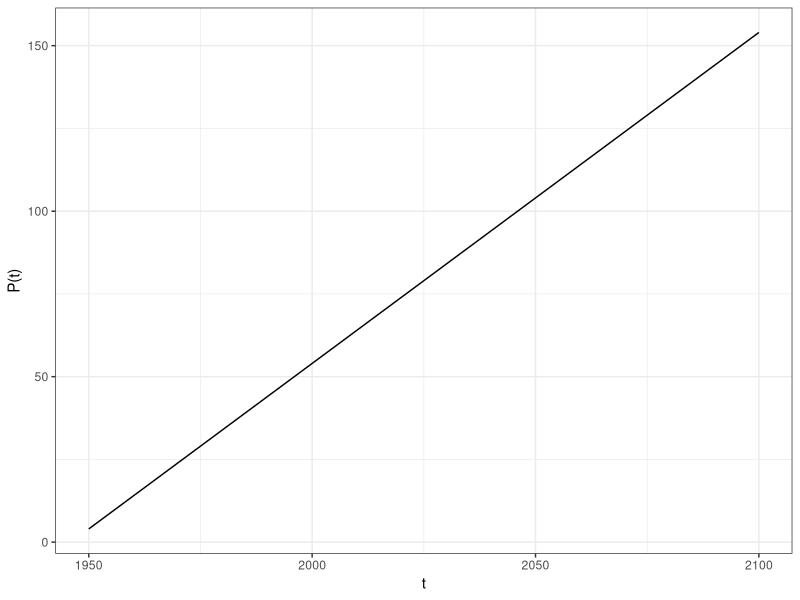
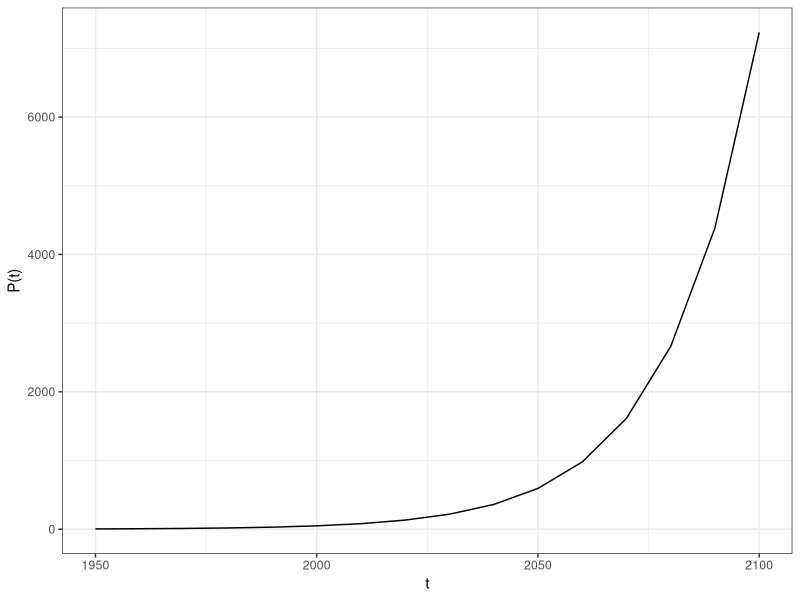
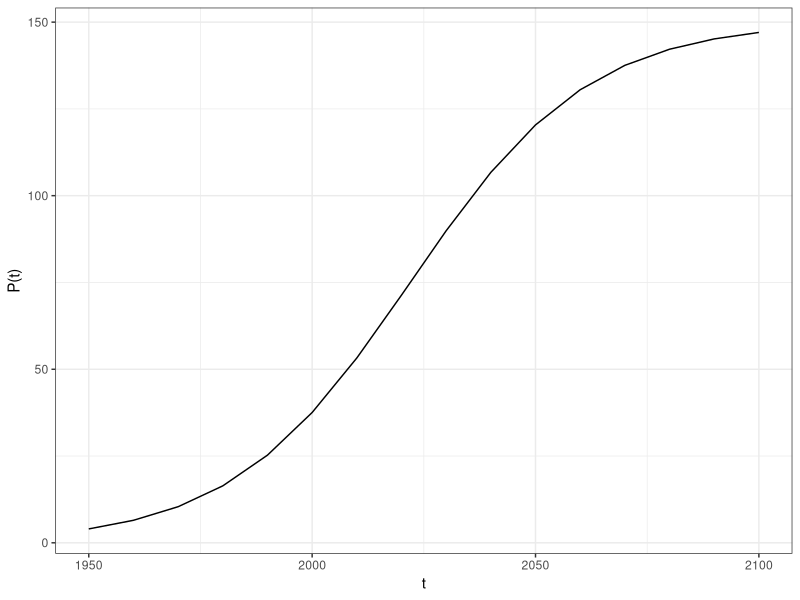
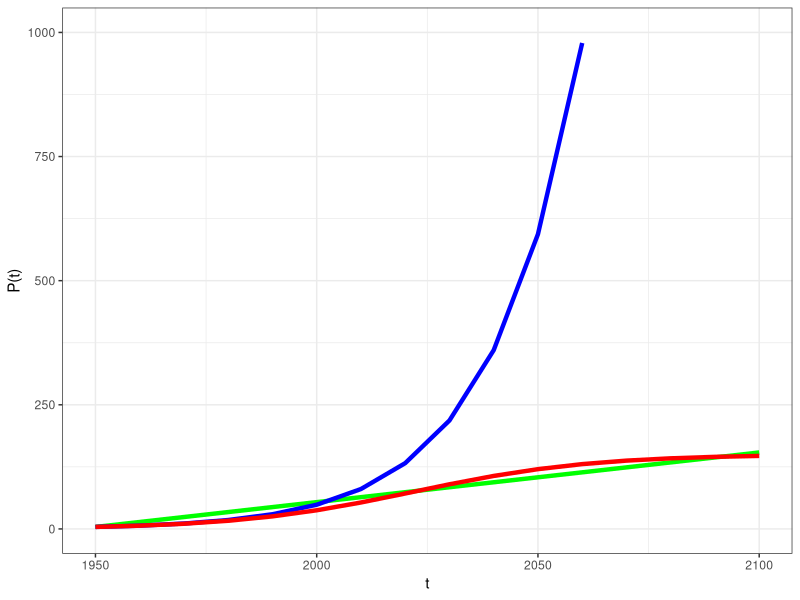

The R script that drew these images, in order:
## ---- chunk 1
library(tidyverse)
library(ggplot2)
library(knitr)
library(kableExtra)
t <- data.frame(t= c(seq(1950,2100,10)))
p0 <- 4
t0 <- 1950

linear_g <- function(t,r){
  a <- p0
  result <- a+r*(t-1950)
  return(result)
}

t_linear <- t |> 
  mutate(P_lin = round(linear_g(t=t, r=1),0))

p_linear <- ggplot(data = t_linear, 
       aes(x=t, y=P_lin))+
  geom_line()+
  theme_bw()+
  labs(x = "t",
       y = "P(t)")

p_linear
## ---- chunk 2
t_linear |>
  filter(t %in% c(1950,2020,2100)) |> 
  kbl() |> 
  kable_classic_2(full_width = F, html_font = "Verdana") |> 
  kable_styling(bootstrap_options = c("striped", "hover", "condensed"))
## ---- chunk 3

exponential_g <- function(t,r){
  result <- p0*exp(r*(t-t0))
  return(result)
}

t_exponential <- t |> 
  mutate(P_exp=exponential_g(t=t, r=.05))

p_exponential <- ggplot(data = t_exponential, 
       aes(x=t, y=P_exp))+
  geom_line()+
  theme_bw()+
  labs(x = "t",
       y = "P(t)")+
  scale_x_continuous(limits = c(1950,2100))

p_exponential
## ---- chunk 4
t_exponential |> 
  filter(t %in% c(1950,2020,2100)) |> 
  mutate(P_exp = round(P_exp,0)) |> 
  kbl() |> 
  kable_classic_2(full_width = F, html_font = "Verdana") |> 
  kable_styling(bootstrap_options = c("striped", "hover", "condensed"))
## ---- chunk 5
logistic_g <- function(t,r,a=150){
  # p0 <- 1000
  a/(1+(a-p0)/p0*exp(-r*(t-t0)))
}
# t_prev <- data.frame(t=c(1890,1900,1910,1920))
# t <- bind_rows(t_prev,t)

t_logistic <- t |> 
  mutate(P_log=logistic_g(t=t, r=.05))

p_logistic <- ggplot(data = t_logistic, 
       aes(x=t, y=P_log))+
  geom_line()+
  # geom_vline(xintercept=t0, linetype = "dashed")+
  theme_bw()+
  labs(x = "t",
       y = "P(t)")+
  scale_x_continuous(limits = c(1950,2100))

p_logistic
## ---- chunk 6
t_logistic |> 
  filter(t %in% c(1950,2020,2100)) |> 
  mutate(P_log = round(P_log,0)) |> 
  kbl() |> 
  kable_classic_2(full_width = F, html_font = "Verdana") |> 
  kable_styling(bootstrap_options = c("striped", "hover", "condensed"))
## ---- chunk 7
table <- left_join(t_linear,t_exponential, by = "t") %>% 
          left_join(t_logistic, by = "t") %>% 
mutate(across(P_lin:P_log, ~round(.,0)))

ggplot()+
  geom_line(data=t_linear, mapping=aes(x = t, y=P_lin, label="Linear"), color="green",linewidth = 1.5)+
geom_line(data=t_exponential, mapping=aes(x = t, y=P_exp, label="Exponential"), color="blue",linewidth = 1.5)+
geom_line(data=t_logistic, mapping=aes(x = t, y=P_log, label="Logistic"), color="red",linewidth = 1.5)+
theme_bw()+
scale_x_continuous(limits=c(1950,2100))+
scale_y_continuous(limits=c(0,1000))+
labs(y="P(t)")
## ---- chunk 8
table |> 
  kbl() |> 
  kable_classic_2(full_width = F, html_font = "Verdana") |> 
  kable_styling(bootstrap_options = c("striped", "hover", "condensed"), font_size = 20)
